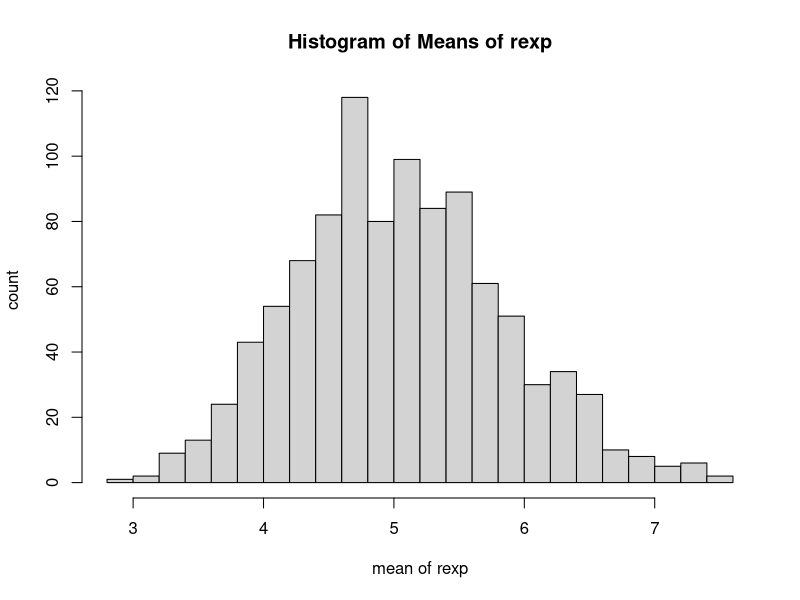
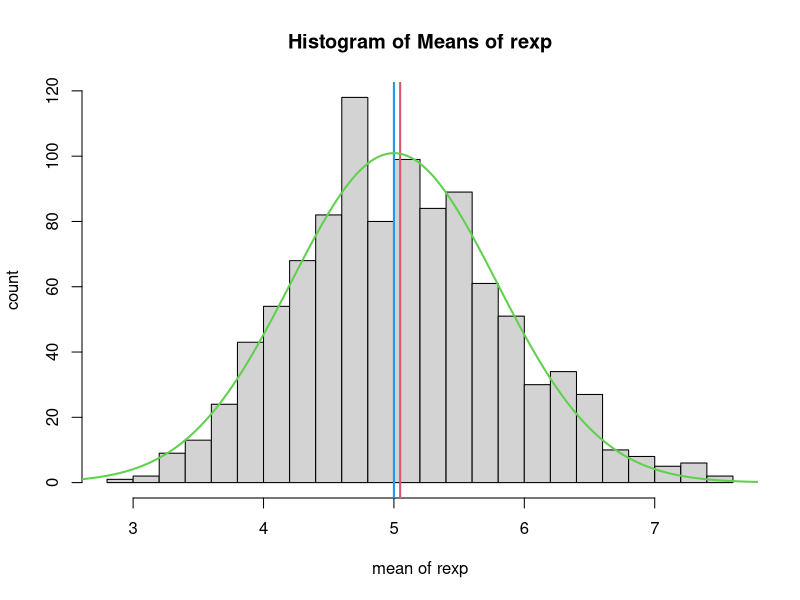

Reproduce these figures in R, in order.
## ---- chunk 1
## We first fix the value of lambda
lambda <- 0.2

## We create a Null vector called mns
mns <- c()

## For each i, we generate 40 data using exponential distribution with 
## given lambda and calculate the mean of these 40 data and append it 
## to the vector mns. We iterate it for 1000 times to generate a distribution.
for (i in 1:1000) mns <- c(mns, mean(rexp(40,lambda)))

## The mean of the distribution gives the sample mean
samplemean <- mean(mns)

# The theoretical var can be obtained from the exponetial distribution
Tvar <- 1/(lambda^2)/40

## The sample var is
Svar <- var(mns)
## The sample sd is as follows
Ssd <- sqrt(Svar)

## The theoretical sd is 
Tsd <- sqrt(Tvar)
## Now we generate the normal distribution data using theoretical mean and Tsd
## Note that theoretical mean is 1/lambda = 5
xtheo <- seq(1/lambda - 4 *Tsd, 1/lambda + 4 * Tsd, length = 1000)

## general the theoretical normal distribution
ytheo <- dnorm(xtheo, mean = 1/lambda, sd = Tsd)
## Rescale
ytheo <- ytheo*diff(hist(mns, xlab = "mean of rexp", ylab = "count", main = "Histogram of Means of rexp", breaks = 20)$mids[1:2])*length(xtheo)

hist(mns, xlab = "mean of rexp", ylab = "count", main = "Histogram of Means of rexp", breaks = 20)
## illustrate the theoretical sample sd
abline( v = samplemean,  col=2, lwd = 2) 

abline( v = 5 , col=4, lwd = 2) 

## Now we plot normal distributions based on theoretical analysis
lines(xtheo, ytheo, col = 3, lwd = 2) ## theoretical normal
